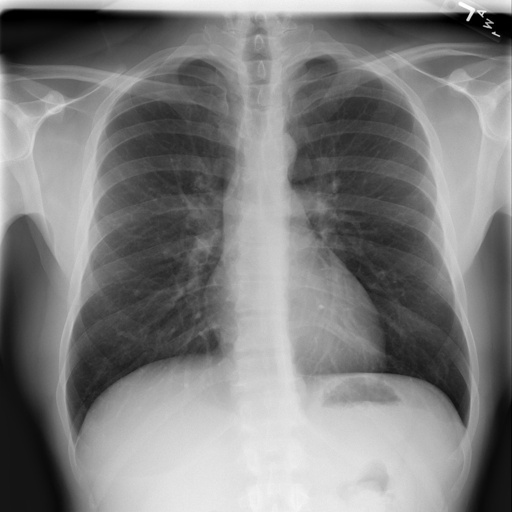
#> input picture data/raw/normal/normal-8204.jpg, 512 x 512 px, found by its file name; its folder holds 3 pictures in this run
$ python preprocess_images.py
#> lines starting #> are read from the running program, lines starting #| are printed output that depends on the picture
import os
import cv2
import numpy as np
from pathlib import Path
from tqdm import tqdm
import shutil

def create_directory_structure(base_path):
    """Create processed data directory structure"""
#> called with base_path = 'data'
    splits = ['train', 'val', 'test']
    classes = ['normal', 'tuberculosis', 'pneumonia']

    for split in splits:
        for cls in classes:
            path = os.path.join(base_path, 'processed', split, cls)
            os.makedirs(path, exist_ok=True)

    print(f"Created directory structure at {base_path}/processed")

def resize_and_normalize(image_path, target_size=(224, 224)):
    """Resize and normalize image"""
#> called with image_path = 'data/raw/normal/normal-8204.jpg', target_size = (224, 224)
    img = cv2.imread(image_path, cv2.IMREAD_GRAYSCALE)
#> img is the input picture: shape (512, 512); min 0, max 255, mean 126.5

    if img is None:
        return None

    img = cv2.resize(img, target_size, interpolation=cv2.INTER_AREA)
#> img: shape (224, 224)
    img = cv2.equalizeHist(img)
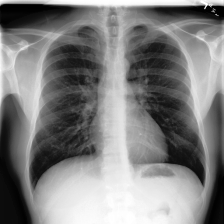
#> img: shape (224, 224); min 0, max 255, mean 127.7

    return img

def process_dataset(raw_path, processed_path, target_size=(224, 224), split_ratios=(0.7, 0.15, 0.15)):
    """Process raw images and split into train/val/test"""
    create_directory_structure(os.path.dirname(processed_path))

    classes = ['normal', 'tuberculosis', 'pneumonia']

    for cls in classes:
        cls_path = os.path.join(raw_path, cls)

        if not os.path.exists(cls_path):
            print(f"Warning: Class folder {cls} not found")
            continue

        images = [f for f in os.listdir(cls_path) if f.endswith(('.png', '.jpg', '.jpeg'))]
        np.random.shuffle(images)

        n_total = len(images)
        n_train = int(n_total * split_ratios[0])
        n_val = int(n_total * split_ratios[1])

        splits = {
            'train': images[:n_train],
            'val': images[n_train:n_train + n_val],
            'test': images[n_train + n_val:]
        }

        for split, split_images in splits.items():
            print(f"\nProcessing {cls} - {split}: {len(split_images)} images")

            for img_name in tqdm(split_images):
                src_path = os.path.join(cls_path, img_name)
                processed_img = resize_and_normalize(src_path, target_size)

                if processed_img is not None:
                    dst_path = os.path.join(processed_path, split, cls, img_name)
                    cv2.imwrite(dst_path, processed_img)

        print(f"Completed processing {cls}")

if __name__ == "__main__":
    raw_path = "data/raw"
    processed_path = "data/processed"

    process_dataset(raw_path, processed_path, target_size=(224, 224))
    print("\nDataset preprocessing completed!")
